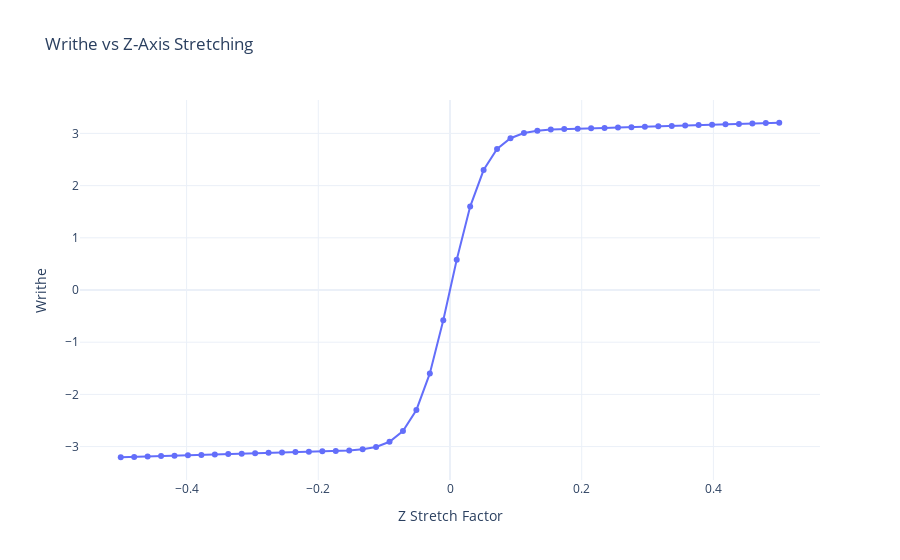

The notebook cell this image was saved under:
### Markdown cell above
### Writhe values vs a strech along the Z axis

### Code cell
n = 100
positions = trefoil_shape(n, 2)
positions = np.array(positions)
z_factors = np.linspace(-0.5, 0.5, 50)
writhe_values = []

for a in z_factors:
    stretched = positions.copy()
    stretched[:, 2] *= a  # stretch only z
    writhe = compute_writhe_chat(stretched)
    writhe_values.append(writhe)


fig = go.Figure()
fig.add_trace(go.Scatter(
    x=z_factors,
    y=writhe_values,
    mode='lines+markers',
    name='Writhe vs Z Stretch'
))

fig.update_layout(
    title='Writhe vs Z-Axis Stretching ',
    xaxis_title='Z Stretch Factor ',
    yaxis_title='Writhe',
    template='plotly_white'
)

fig.show()
#fig.save as pdf

### Figure 1 — Plotly figure (JSON) as saved in the notebook; plotly's stock layout.template omitted (floating-point values rounded to 4 significant figures)
{"data": [{"mode": "lines+markers", "name": "Writhe vs Z Stretch", "type": "scatter", "x": [-0.5, -0.4796, -0.4592, -0.4388, -0.4184, -0.398, -0.3776, -0.3571, -0.3367, -0.3163, -0.2959, -0.2755, -0.2551, -0.2347, -0.2143, -0.1939, -0.1735, -0.1531, -0.1327, -0.1122, -0.09184, -0.07143, -0.05102, -0.03061, -0.0102, 0.0102, 0.03061, 0.05102, 0.07143, 0.09184, 0.1122, 0.1327, 0.1531, 0.1735, 0.1939, 0.2143, 0.2347, 0.2551, 0.2755, 0.2959, 0.3163, 0.3367, 0.3571, 0.3776, 0.398, 0.4184, 0.4388, 0.4592, 0.4796, 0.5], "y": [-3.205, -3.197, -3.19, -3.183, -3.175, -3.167, -3.159, -3.151, -3.143, -3.135, -3.127, -3.119, -3.112, -3.105, -3.098, -3.091, -3.084, -3.073, -3.052, -3.007, -2.908, -2.701, -2.298, -1.598, -0.5812, 0.5812, 1.598, 2.298, 2.701, 2.908, 3.007, 3.052, 3.073, 3.084, 3.091, 3.098, 3.105, 3.112, 3.119, 3.127, 3.135, 3.143, 3.151, 3.159, 3.167, 3.175, 3.183, 3.19, 3.197, 3.205]}], "layout": {"title": {"text": "Writhe vs Z-Axis Stretching "}, "xaxis": {"title": {"text": "Z Stretch Factor "}}, "yaxis": {"title": {"text": "Writhe"}}}}
